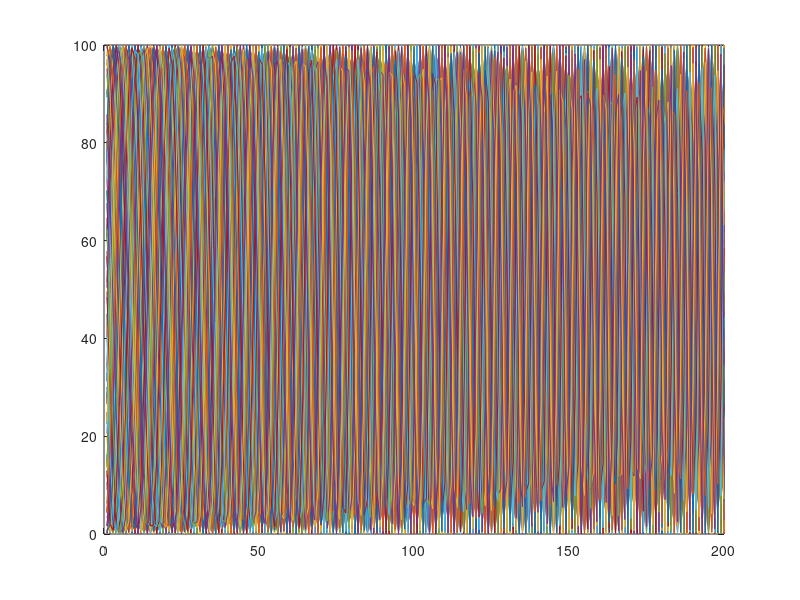

Write the MATLAB code that produced this figure.
%%%%%%%%%%%%%%%%%%%%%%%%%%%%%%%%%%%%%%%%%%%%%%%%%%%%%%%%%%%%%%%%%%%%%%%%%%%%%%%%
%
% Generation numerique d'hologramme a partir de quelques sources ponctuelles en
% en sommant leurs contributions (ondes spheriques). Les occultations ne sont pas 
% prises en compte pour l'instant !
%
%%%%%%%%%%%%%%%%%%%%%%%%%%%%%%%%%%%%%%%%%%%%%%%%%%%%%%%%%%%%%%%%%%%%%%%%%%%%%%%%

% Parameters
lambda = 532e-9; % wavelength
hologramHeight = 2e-3; % 2mm
hologramWidth = 2e-3; % 2mm
hologramZ = 0;
Delta = 10e-6; % 10
samplesX = hologramWidth / Delta; % 200 samples with sampling distance delta
samplesY = hologramHeight / Delta; % 200 samples with sampling distance delta
cornerX = -hologramWidth / 2;
cornerY = -hologramHeight / 2;
%points = [ 0, 0, -0.2;
%  -hologramWidth/4,-hologramHeight/4, -0.2;
%  hologramWidth/4, hologramHeight/4, -0.22];
points = [0, 0, -0.2];

% Object wave calculation
k = 2*pi/lambda;
objectWave = zeros(samplesY, samplesX);
for s = 1:rows(points) %all the poins in the scene
    for column = 1:samplesX
        for row = 1:samplesY
        x = (column-1) * Delta + cornerX;
        y = (row-1) * Delta + cornerY;
        r = sqrt((x - points(s, 1))^2 + (y - points(s, 2))^2 + (hologramZ - points(s, 3))^2);
        objectWave(row,column) += exp(1i*k*r) / r;
        %objectWave(row,column) = exp(1i*k*r);
        end
    end
end

% Reference wave calculation
alpha = 90 * pi/180;
beta = 90.5 * pi/180;
nX = cos(alpha); nY = cos(beta);
nZ = sqrt(1 - nX^2 - nY^2);
refAmplitude = max(max(abs(objectWave)));
referenceWave = zeros(samplesY, samplesX);
for column = 1:samplesX
  for row = 1:samplesY
  x = (column-1) * Delta + cornerX;
  y = (row-1) * Delta + cornerY;
  referenceWave(row,column) = refAmplitude * ...
  exp(1i*k*(x*nX + y*nY + hologramZ*nZ));
  end
end

% Hologram calculation
optField = objectWave + referenceWave;
hologram = optField .* conj(optField);

plot(hologram)
